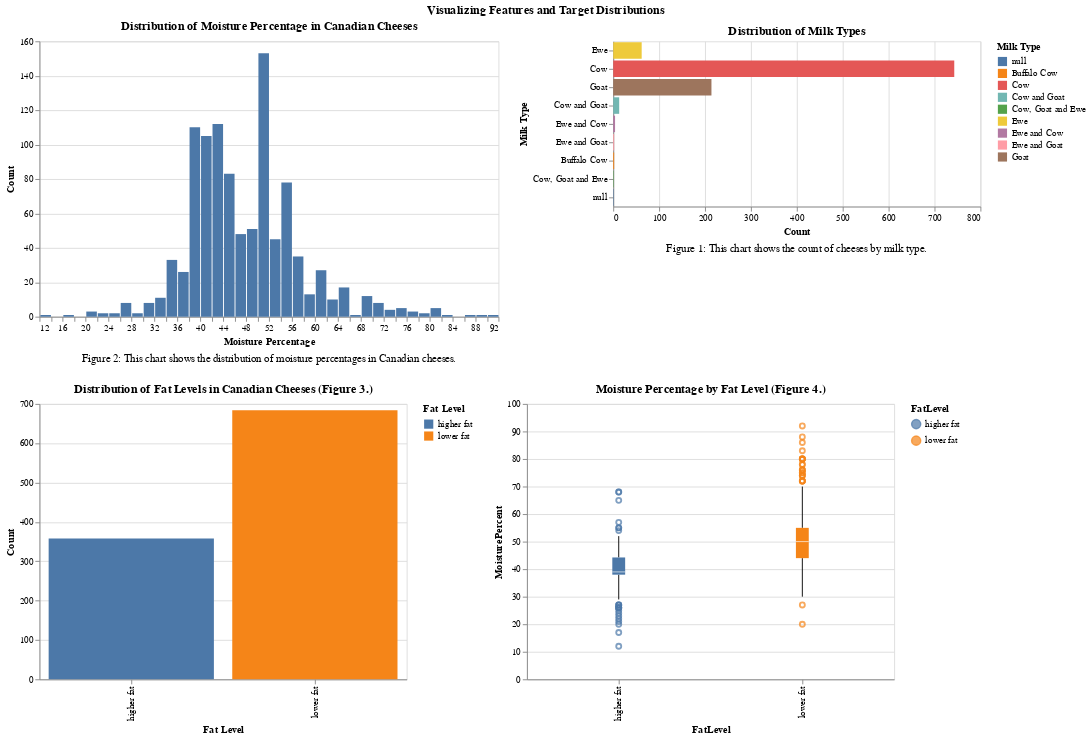

This figure's notebook cell:
### Markdown cell above
#### EDA Dashboard

### Code cell
# Dashboard
dashboard = alt.hconcat(
    moisture_distribution_chart,
    milk_types_distribution_chart
).resolve_scale(
    color='independent'  # Use independent scales for the y-axis
)

# Add the other charts to the dashboard vertically
distribution_dashboard = alt.vconcat(
    dashboard,
    alt.hconcat(
        fat_level_distribution,
        moisture_vs_fat_chart
    ).resolve_scale(
    color='independent'
    )
)

distribution_dashboard = distribution_dashboard.properties(
    title='Visualizing Features and Target Distributions'
).configure_title(
    anchor='middle',  # Center the title
    fontWeight='bold'  # Make the title bold
)
distribution_dashboard

### Figure 1 — Vega-Lite specification as saved in the notebook (floating-point values rounded to 4 significant figures; data arrays with more than 128 entries replaced by an {"elided": "..."} marker saying what was removed)
{"config": {"view": {"continuousWidth": 400, "continuousHeight": 300}, "title": {"anchor": "middle", "fontWeight": "bold"}}, "vconcat": [{"hconcat": [{"layer": [{"data": {"name": "data-4b69f0df64770a7871c83681da8a443d"}, "mark": "bar", "encoding": {"x": {"type": "quantitative", "bin": {"maxbins": 50}, "field": "MoisturePercent", "title": "Moisture Percentage"}, "y": {"type": "quantitative", "aggregate": "count", "title": "Count"}}, "height": 300, "title": "Distribution of Moisture Percentage in Canadian Cheeses", "width": 500}, {"data": {"name": "data-dccfaccee657b7106d467063939d4c07"}, "mark": {"type": "text", "align": "center", "baseline": "middle", "fontSize": 12}, "encoding": {"text": {"type": "nominal", "field": "text"}, "x": {"value": 250}, "y": {"value": 345}}}]}, {"layer": [{"data": {"name": "data-4b69f0df64770a7871c83681da8a443d"}, "mark": "bar", "encoding": {"color": {"type": "nominal", "field": "MilkTypeEn", "legend": {"title": "Milk Type"}}, "x": {"type": "quantitative", "aggregate": "count", "title": "Count"}, "y": {"type": "nominal", "field": "MilkTypeEn", "sort": {"field": "count()", "order": "descending"}, "title": "Milk Type"}}, "height": 180, "title": "Distribution of Milk Types", "width": 400}, {"data": {"name": "data-7b004f8769b3931440487b8e23fbb683"}, "mark": {"type": "text", "align": "center", "baseline": "middle", "fontSize": 12}, "encoding": {"text": {"type": "nominal", "field": "text"}, "x": {"value": 200}, "y": {"value": 225}}}]}], "resolve": {"scale": {"color": "independent"}}}, {"hconcat": [{"data": {"name": "data-4b69f0df64770a7871c83681da8a443d"}, "mark": "bar", "encoding": {"color": {"type": "nominal", "field": "FatLevel", "legend": {"title": "Fat Level"}}, "x": {"type": "nominal", "field": "FatLevel", "title": "Fat Level"}, "y": {"type": "quantitative", "aggregate": "count", "title": "Count"}}, "height": 300, "title": "Distribution of Fat Levels in Canadian Cheeses (Figure 3.)", "width": 400}, {"layer": [{"data": {"name": "data-4b69f0df64770a7871c83681da8a443d"}, "mark": "boxplot", "encoding": {"color": {"type": "nominal", "field": "FatLevel"}, "x": {"type": "nominal", "field": "FatLevel"}, "y": {"type": "quantitative", "field": "MoisturePercent"}}, "height": 300, "title": "Moisture Percentage by Fat Level (Figure 4.)", "width": 400}, {"data": {"name": "data-2295bef09bc7f3174f35dec0c4ac38b5"}, "mark": {"type": "text", "align": "center", "baseline": "middle", "fontSize": 12}, "encoding": {"x": {"value": 200}, "y": {"value": 350}}}]}], "resolve": {"scale": {"color": "independent"}}}], "title": "Visualizing Features and Target Distributions", "$schema": "https://vega.github.io/schema/vega-lite/v4.8.1.json", "datasets": {"data-4b69f0df64770a7871c83681da8a443d": {"elided": "1042 records"}, "data-dccfaccee657b7106d467063939d4c07": [{"text": "Figure 2: This chart shows the distribution of moisture percentages in Canadian cheeses."}], "data-7b004f8769b3931440487b8e23fbb683": [{"text": "Figure 1: This chart shows the count of cheeses by milk type."}], "data-2295bef09bc7f3174f35dec0c4ac38b5": [{"text": "Figure 4: This chart shows the moisture percentage distribution by fat level."}]}}
